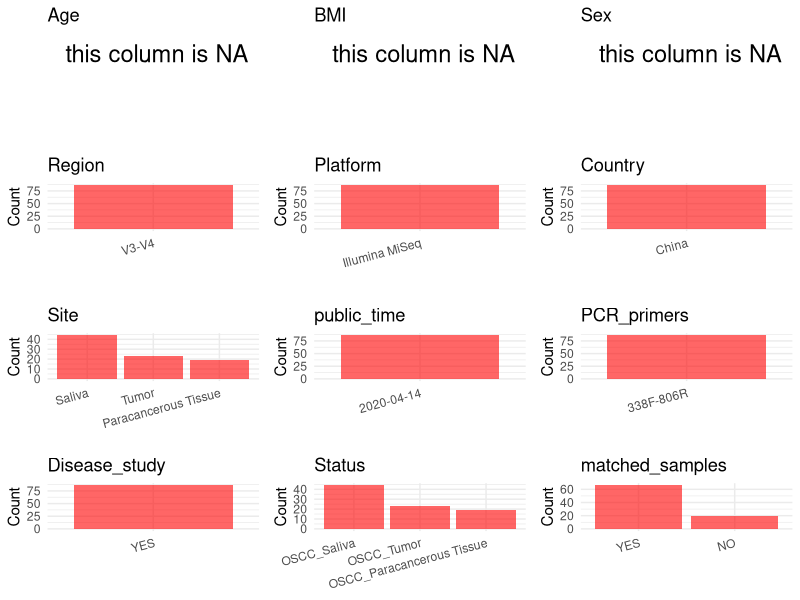

R code for this plot: (Note: this script raises an error after producing the figure.)
## ---- chunk 1
# Load necessary libraries
library(dplyr)
library(ggplot2)
library(cowplot)
library(readxl)

# Set working directory (update this path to your local directory)
setwd("D:/oral_project/OEP000837")

# Read the initial metadata files
initial_meta<-read_xlsx("OEP00000837_Data_1758007425482.xlsx",sheet = "sheet1")

# Combine the two metadata files
#meta <- rbind(initial_meta, initial_meta1)

# Remove entries where Organism is "gut metagenome" (non-oral samples)
#meta <- subset(meta, Organism != "gut metagenome")

# Check the number of samples containing "HT" in Sample.Name (e.g., healthy controls)
#nrow(subset(meta, grepl("HT", Sample.Name)))

# Display the first few rows of the metadata
head(initial_meta)
## ---- chunk 2
# Create a uniform metadata dataframe
metadata <- data.frame(
  BioProject = "OEP000837",
  Run = initial_meta$run_id,
  sample_name = initial_meta$sample_name,
  Age = NA,
  BMI = NA,
  Sex=NA,
  Region = "V3-V4",
  Platform = "Illumina MiSeq",
  Country = "China",
  #Site = "Saliva",
  public_time = "2020-04-14",
  stringsAsFactors = FALSE
)
metadata<-unique(metadata)
## ---- chunk 3

# Add information obtained from the publication
metadata$PCR_primers <- "338F-806R"
metadata$title <- "Oral Microbiota Analysis of Tissue Pairs and Saliva Samples From Patients With Oral Squamous Cell Carcinoma A Pilot Study"
metadata$Disease_study <- "YES"

# Assign disease status based on sample_name patterns
metadata<-metadata%>%
  mutate(Status=case_when(grepl("TY",sample_name)~"OSCC_Saliva",grepl("T|t",sample_name)~"OSCC_Tumor",grepl("C",sample_name)~"OSCC_Paracancerous Tissue"))

#get subjects id according to sample id
metadata<-metadata%>%
  mutate(Site=case_when(grepl("TY",sample_name)~"Saliva",grepl("T|t",sample_name)~"Tumor",grepl("C",sample_name)~"Paracancerous Tissue"))

metadata$sample_name<-gsub("-C|-T|-TY|-t","",metadata$sample_name)
#get subjects id with Saliva available
keep_subjects<-subset(metadata,Site %in% "Saliva")
#remove subjects without Saliva samples
metadata<-subset(metadata,sample_name %in% keep_subjects$sample_name)
#get subjects sampling counts
sample_counts <- table(metadata$sample_name)
# Create matched_samples column, any subjects have >=2 samples will be label "YES", otherwise "NO"
metadata$matched_samples <- ifelse(metadata$sample_name %in% names(sample_counts[sample_counts >= 2]), "YES", "NO")
rownames(metadata)<-1:nrow(metadata)
## ---- chunk 4
# Check the number of unique runs and sample names
print(paste("Number of unique runs:", length(unique(metadata$Run))))
print(paste("Number of unique sample names:", length(unique(metadata$sample_name))))
## ---- chunk 5
# Select columns for visualization
plot_data <- metadata %>%
  select(-BioProject, -Run, -sample_name, -title)

# Function to create simple plots for each column
create_simple_plots <- function(data) {
  plots <- list()
  
  for (col in colnames(data)) {
    # Check if the column is all NA
    if (all(is.na(data[[col]]))) {
      # Create an empty plot with text indicating all NA
      p <- ggplot() +
        annotate("text", x = 0.5, y = 0.5, label = "this column is NA", size = 6) +
        labs(title = col) +
        theme_void()
    } else if (is.numeric(data[[col]])) {
      # Numeric variable: histogram
      p <- ggplot(data, aes(x = .data[[col]])) +
        geom_histogram(fill = "blue", alpha = 0.6, bins = 20, na.rm = TRUE) +
        labs(title = col) +
        theme_minimal()
    } else {
      # Categorical variable: bar plot (remove NA values)
      count_data <- as.data.frame(table(data[[col]], useNA = "ifany"))
      p <- ggplot(count_data, aes(x = reorder(Var1, -Freq), y = Freq)) +
        geom_col(fill = "red", alpha = 0.6) +
        labs(title = col, x = NULL, y = "Count") +
        theme_minimal() +
        theme(axis.text.x = element_text(angle = 15, hjust = 1))
    }
    plots[[col]] <- p
  }
  
  return(plots)
}

# Generate and arrange plots
plots <- create_simple_plots(plot_data)
p<-plot_grid(plots$Age, 
          plots$BMI, 
          plots$Sex, 
          plots$Region, 
          plots$Platform, 
          plots$Country, 
          plots$Site,
          plots$public_time, 
          plots$PCR_primers,
          plots$Disease_study,
          plots$Status,
          plots$matched_samples,# add 
          ncol = 3, align = "hv", axis = "lb")
ggsave("Metadata_Summary.png", plot = p, width = 8, height = 6, dpi = 150)
## ---- chunk 6
knitr::include_graphics("Metadata_Summary.png")
## ---- chunk 7
# Reorder columns to match the desired format
metadata <- metadata[, c(
  "BioProject", "Run", "sample_name", "Age", "BMI", "Sex", 
  "Region", "Platform", "Country", "Site", "public_time", 
  "PCR_primers", "title", "Disease_study", "Status","matched_samples"
)]

# Export the uniform metadata to a CSV file
metadata<-unique(metadata)
write.csv(metadata, file = "metadata.csv", quote = FALSE)
head(metadata)
